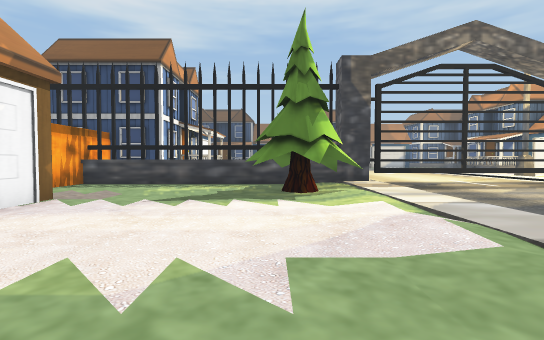
view 1 (above)

24 first-person views from a walk through a scene from a Unity 3-D project. The camera is 1.4 m above the floor, tilts 2° down and sees 85° across. The floor is counted in squares, 1.6 m on a side. Each view is taken from the middle of a square. On the plan, view 1 faces up. The plan holds only what a view shows up to about 11 squares ahead; the rest is blank. The place goes on beyond the plan. The player character is not drawn. Some animated figures are left out. Some surface patterns are stand-ins.

view 2
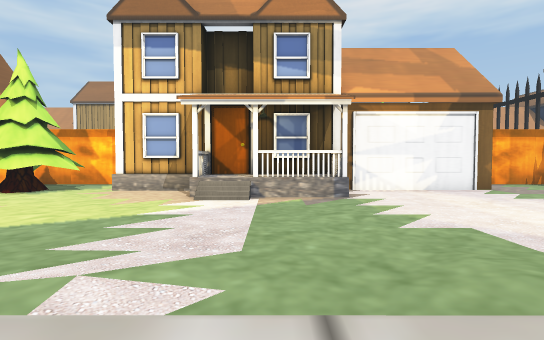

view 3
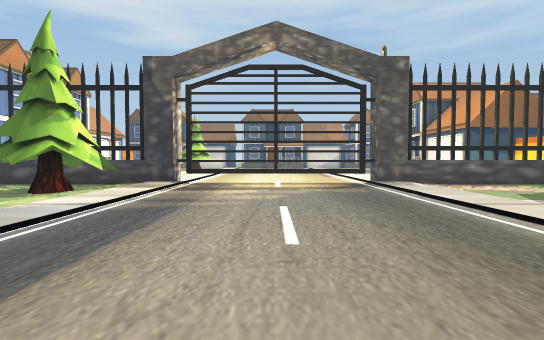

view 4
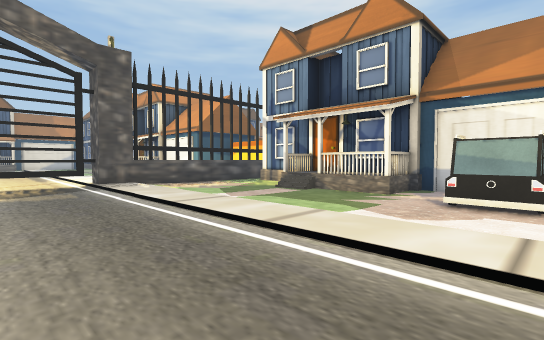

view 5
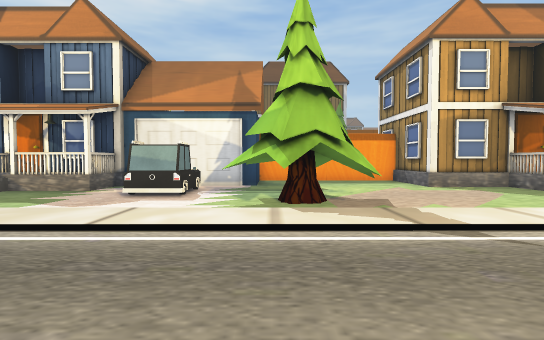

view 6
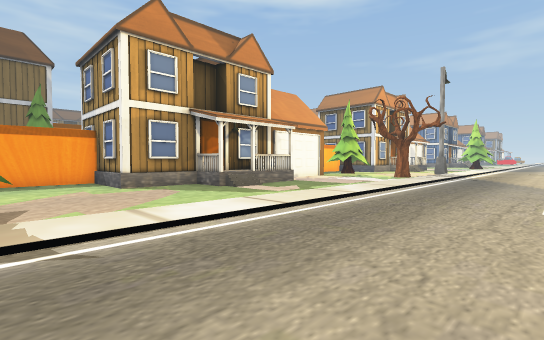

view 7
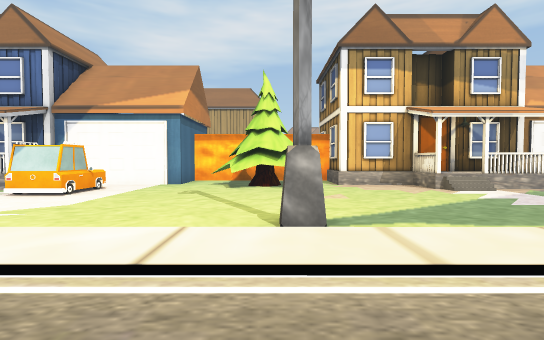

view 8
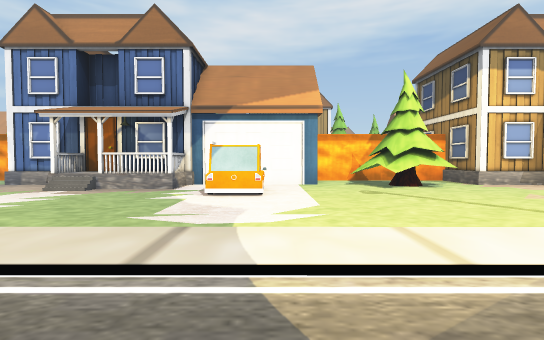

view 9
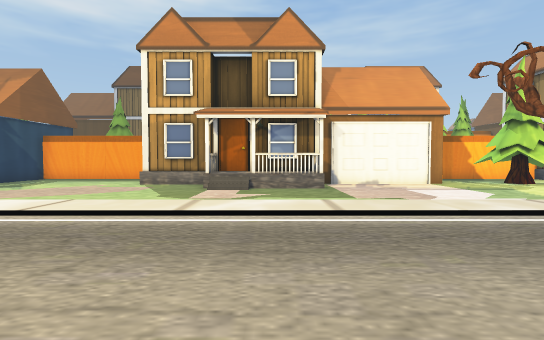

view 10
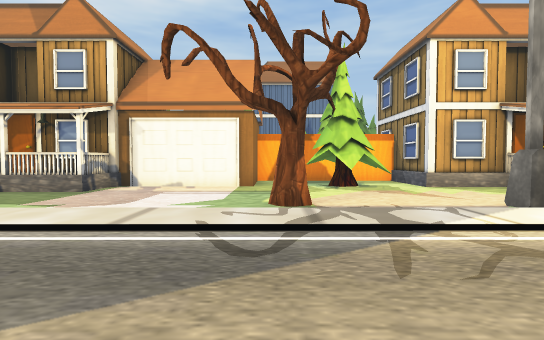

view 11
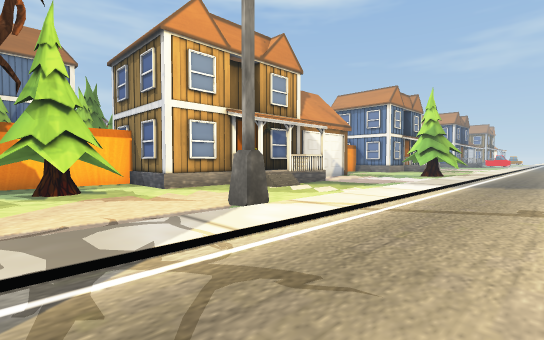

view 12
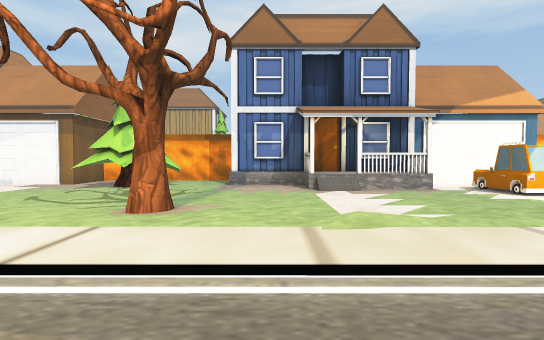

view 13
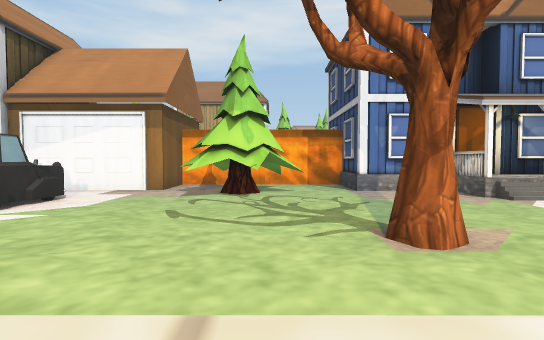

view 14
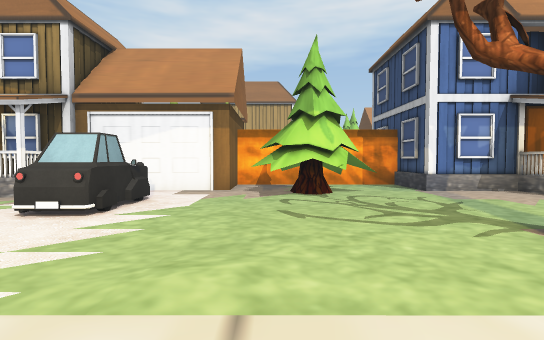

view 15
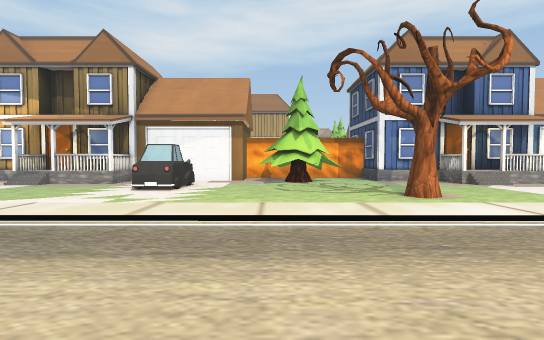

view 16
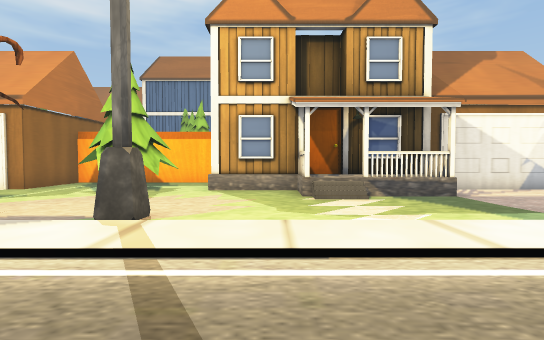

view 17
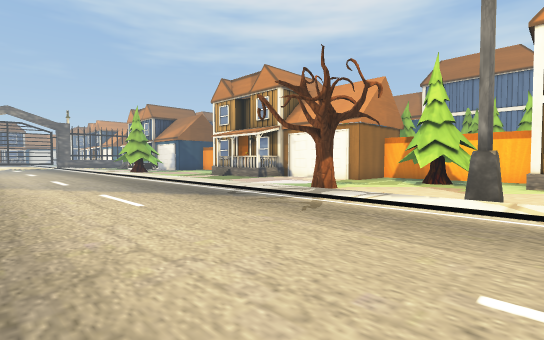

view 18
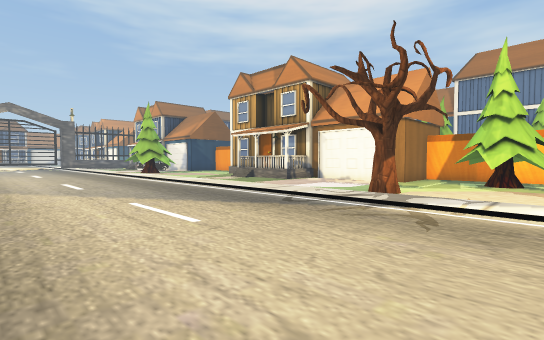

view 19
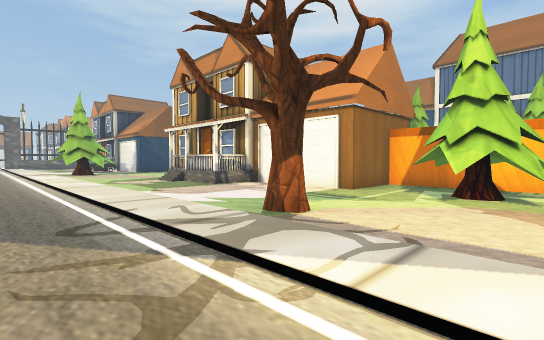

view 20
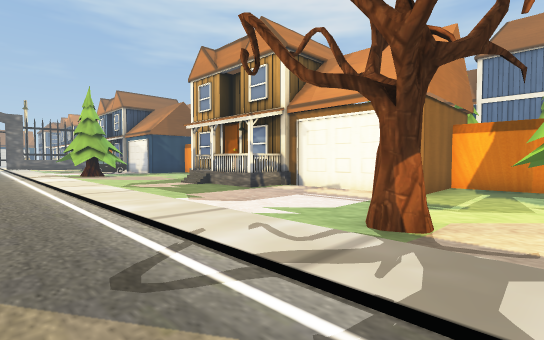

view 21
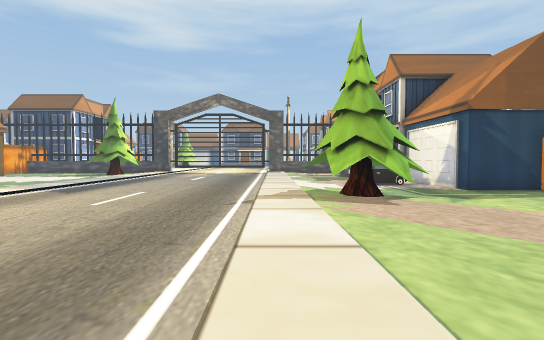

view 22
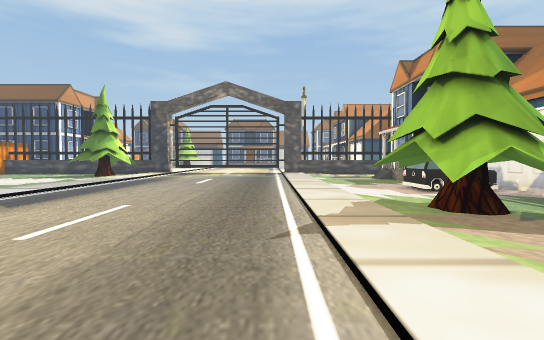

view 23
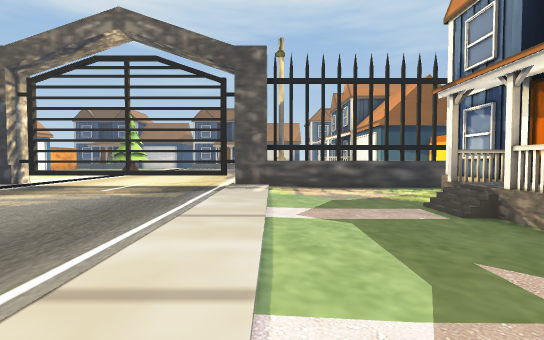

view 24
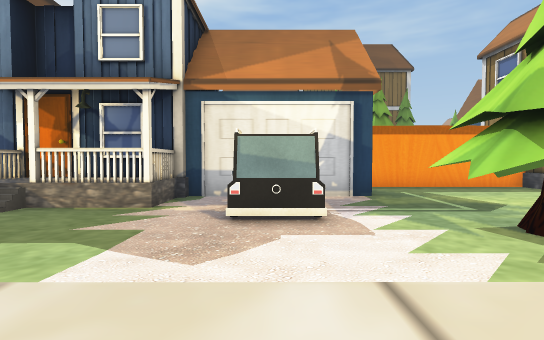

### Floor plan
Key: @ floor where view 1 was taken; # wall or solid block; x gap in a wall; . main floor; : floor 0.25 m higher than the main floor; + floor 0.75 m higher than the main floor; / step, stairs or slope; = window, fence, low wall or low ledge; ^ raised ledge; T tree; H house; C car.
Columns run from 7 left of view 1 to 21 right of it. Each row starts with its distance up from view 1.
 12            .......x
 11 ^######^#=#x======##=###^^
 10 #......T..:/......:.....H
  9 #.....TTTT:/......:.....H
  8 #......TTT:/......:/....HH
  7   .....TT::/......:/../HHH
  6   #......::/......:/../+HH
  5   #.......:/......:/...HHH
  4   #......::/......:/...HHH
  3   #......::/......:/...H#HHH
  2  HHHH....::/......:...C #
  1   H H.....:/......:/.CC #
  0   H H..@..:/......:/..CC#
 -1  H  /....::/......:.T...####
 -2  HHHH.....:/......:TTT.....#
 -3   H.......:/......:/TTT....#
 -4   H.......:/......:/TT.....#
 -5   H......::/......:........#
 -6 #TTT......:/......:........#
 -7 # TTT.....:/......:.....####
 -8 #TTTT....::/. ....:.....HH HH
 -9 # T.......:/ .....:.....H
-10 ###.......:/ .....:...HH H
-11   #.......:/......:.../ HH
-12   #.CC....:/......:...H H
-13   #. CC...:/......:...H HH
-14   #.CC...::/......:....H#
-15   HHH.....: ......:.....#
-16   H H....:  ......:.....#
-17  HH H....:: ......:/....#
-18  H  /....///......:/....####
-19   HHH....///......:.T......#
-20   H.......:/......:.T...TT.#
-21 HHH.......:/......:....TTT.#
-22 #......TT.:/......:.....TTT#
-23 #..T......:/......:.....TT #
-24 #TTTT.....:/......:/....HHH#
-25 #TTTT.....:/......:/....HH
-26 #TTTT.....:/......:/....H
-27 ###....../:/......:/..HH H
-28   #.......:/.. ...:/../  H
-29   #.CCC...:/.  ...:/..H H
-30   #.  C...:/   ...:/..HHH
-31   #.......:     ..:.....#
-32 HHHHH....       ..:  ...#

Positions as (right, up) in squares from view 1, and headings:
1: (0, 0), facing up
2: (4, 0), facing left
3: (7, 0), facing up
4: (8, 0), facing up-right
5: (7, -2), facing right
6: (7, -4), facing down-right
7: (6, -7), facing left
8: (6, -12), facing left
9: (6, -12), facing right
10: (7, -19), facing right
11: (8, -20), facing down-right
12: (6, -20), facing left
13: (4, -24), facing left
14: (4, -26), facing left
15: (8, -26), facing left
16: (8, -26), facing right
17: (5, -25), facing up-right
18: (5, -23), facing up-right
19: (9, -23), facing up-right
20: (9, -21), facing up-right
21: (11, -11), facing up
22: (10, -8), facing up
23: (12, 1), facing up
24: (10, 1), facing right
